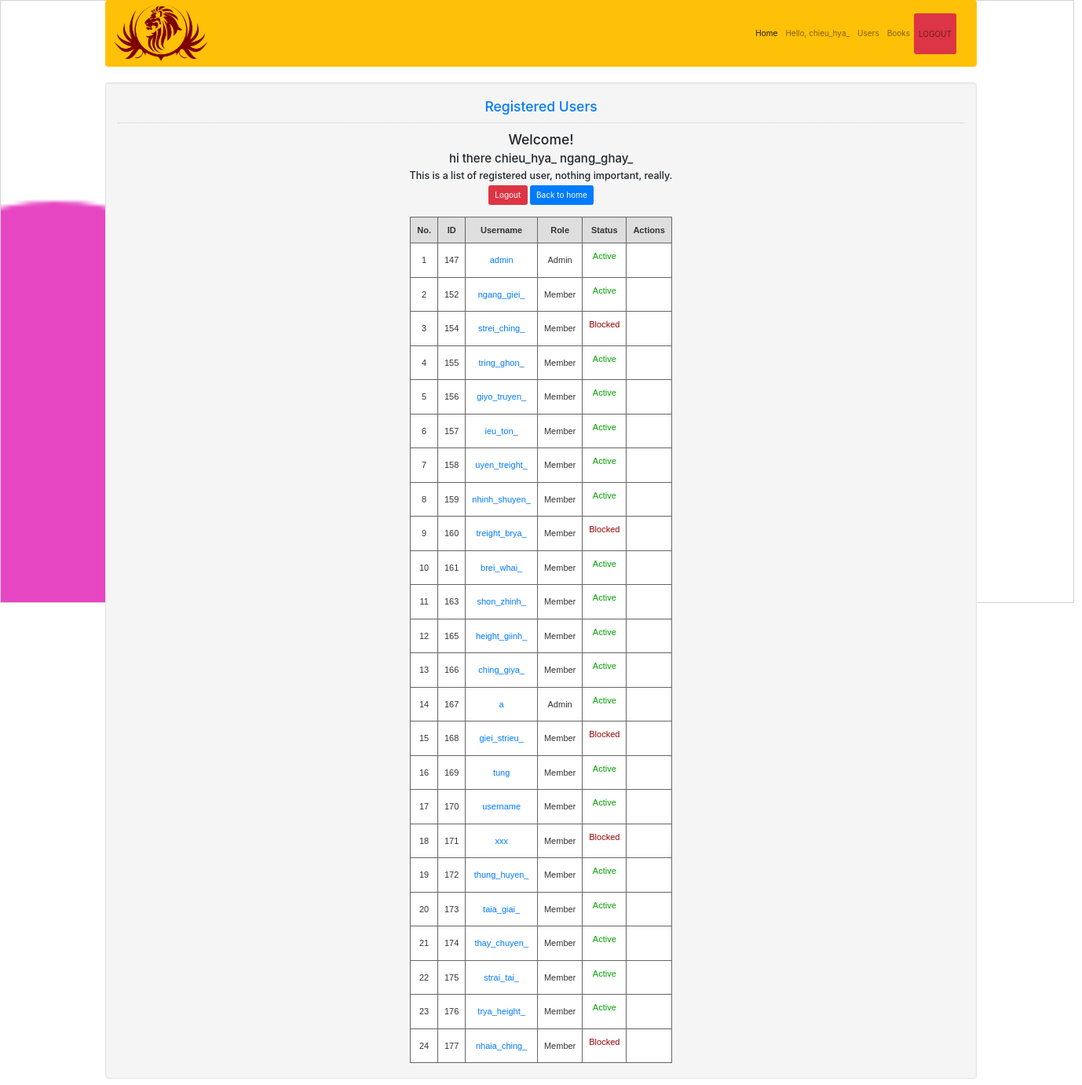
The page /view/user/display.php (signed in) on the database its author committed.
### tables this page shows
CREATE TABLE `member` (
  `mem_id` int(11) NOT NULL,
  `role` int(11) NOT NULL,
  `status` int(11) NOT NULL DEFAULT 0,
  `firstname` varchar(50) NOT NULL,
  `lastname` varchar(50) NOT NULL,
  `username` varchar(30) NOT NULL,
  `password` varchar(12) NOT NULL,
  `email` varchar(255) NOT NULL,
  `address` varchar(255) NOT NULL,
  `phone` varchar(255) NOT NULL,
  `ticket_history` varchar(255) DEFAULT NULL
);

### view/user/display.php (the view, shortened to what this page needs)
<!DOCTYPE html>
<?php
require '../../model/connection/conn.php';
$sql = "SELECT * FROM `member` ";
$query = $conn->prepare($sql);
$query->execute();
$results = $query->fetchAll(PDO::FETCH_ASSOC);
?>
<html lang="en">
<head>
    <link rel="stylesheet" type="text/css" href="../../css/bootstrap.css"/>
    <link href="../../css/style.css" rel="stylesheet">
    <link href="//maxcdn.bootstrapcdn.com/bootstrap/4.1.1/css/bootstrap.min.css" rel="stylesheet" id="bootstrap-css">
</head>
<body>
<?php include "../nav.php"; ?>
<div class="container" style="text-align: center">
    <div class="col-md-12 well" style="display: inline-block">
        <h3 class="text-primary">Registered Users</h3>
        <hr style="border-top:1px dotted #ccc;"/>
        <div>
            <h3>Welcome!</h3>
            <?php
            $id = $_SESSION['user']['mem_id'];
            $sql2 = $conn->prepare("SELECT * FROM `member` WHERE `mem_id`='$id'");
            $sql2->execute();
            $fetch = $sql2->fetch();
            ?>
            <div style="text-align: center;">
                <h4><?php echo 'hi there ' . $fetch['firstname'] . " " . $fetch['lastname'] ?></h4></div>
            <?php if ($_SESSION['user']['status'] == 0):{ ?>
            <h5>This is a list of registered user, nothing important, really.</h5>
            <div><?php if ($_SESSION['user']['role'] == 1): ?>
                    <a class="btn btn-secondary" href="searchResult.php">SEARCH</a>
                    <a class="btn btn-primary" href="../../model/user/addRandomUser.php">Add random user</a> <?php endif; ?>
                <a class="btn btn-danger" href="../../model/user/logout.php">Logout</a>
                <a class="btn btn-primary" href="../home.php">Back to home</a></div>
            <div style="display: inline-block;">
                <form method="post">
                    <br>
                    <table class="gridtable" border="1px">
                        <tr>
                            <th>No.</th>
                            <th>ID</th>
                            <th>Username</th>
                            <th>Role</th>
                            <th>Status</th>
                            <th>Actions</th>
                        </tr>
                        <?php foreach ($results as $key => $item): ?>
                            <tr>
                                <td><?php echo ++$key ?></td>
                                <td><?php echo $item['mem_id'] ?></td>
                                <td>
                                    <a href="profile.php?id=<?php echo $item['mem_id'] ?>"> <?php echo $item['username'] ?></a>
                                </td>
                                <td><?php if ($item['role'] == 1) {
                                        echo 'Admin';
                                    } else {
                                        echo 'Member';
                                    } ?></td>
                                <td><?php if ($item['status'] == 0) {
                                        echo '<p style="color: #00A000">Active</p>';
                                    } else {
                                        echo '<p style="color: #9A0000">Blocked</p>';
                                    } ?></td>
                                <td>
                                </td>
                            </tr>
                        <?php endforeach; ?>
                    </table>
                </form>
            </div>
        </div>
    </div>
</div>
<?php } else : echo "You're blocked from reaching this information, please contact site admin for details.";
endif; ?>
</body>
</html>

### view/user/display.php (style rules this page uses)
table.gridtable { font-family: verdana, arial, sans-serif; font-size: 11px; color: #333333; border-width: 1px; border-color: #666666; border-collapse: collapse; }
table.gridtable th { border-width: 1px; padding: 8px; border-style: solid; border-color: #666666; background-color: #dedede; }
table.gridtable td { border-width: 1px; padding: 8px; border-style: solid; border-color: #666666; background-color: #ffffff; }

### rows shown on the page
member: firstname "chieu_hya_", lastname "ngang_ghay_", mem_id "161", username "brei_whai_", role "Member", status "Active"
member: mem_id "147", username "admin", role "Admin", status "Active"
member: mem_id "152", username "ngang_giei_", role "Member", status "Active"
member: mem_id "154", username "strei_ching_", role "Member", status "Blocked"
member: mem_id "155", username "tring_ghon_", role "Member", status "Active"
member: mem_id "156", username "giyo_truyen_", role "Member", status "Active"
member: mem_id "157", username "ieu_ton_", role "Member", status "Active"
member: mem_id "158", username "uyen_treight_", role "Member", status "Active"
member: mem_id "159", username "nhinh_shuyen_", role "Member", status "Active"
member: mem_id "160", username "treight_brya_", role "Member", status "Blocked"
member: mem_id "163", username "shon_zhinh_", role "Member", status "Active"
member: mem_id "165", username "height_giinh_", role "Member", status "Active"
member: mem_id "166", username "ching_giya_", role "Member", status "Active"
member: mem_id "167", username "a", role "Admin", status "Active"
member: mem_id "168", username "giei_strieu_", role "Member", status "Blocked"
member: mem_id "169", username "tung", role "Member", status "Active"
member: mem_id "170", username "username", role "Member", status "Active"
member: mem_id "171", username "xxx", role "Member", status "Blocked"
member: mem_id "172", username "thung_huyen_", role "Member", status "Active"
member: mem_id "173", username "taia_giai_", role "Member", status "Active"
member: mem_id "174", username "thay_chuyen_", role "Member", status "Active"
member: mem_id "175", username "strai_tai_", role "Member", status "Active"
member: mem_id "176", username "trya_height_", role "Member", status "Active"
member: mem_id "177", username "nhaia_ching_", role "Member", status "Blocked"

### other values the page prints
$_SESSION['user']['firstname'] "chieu_hya_"
